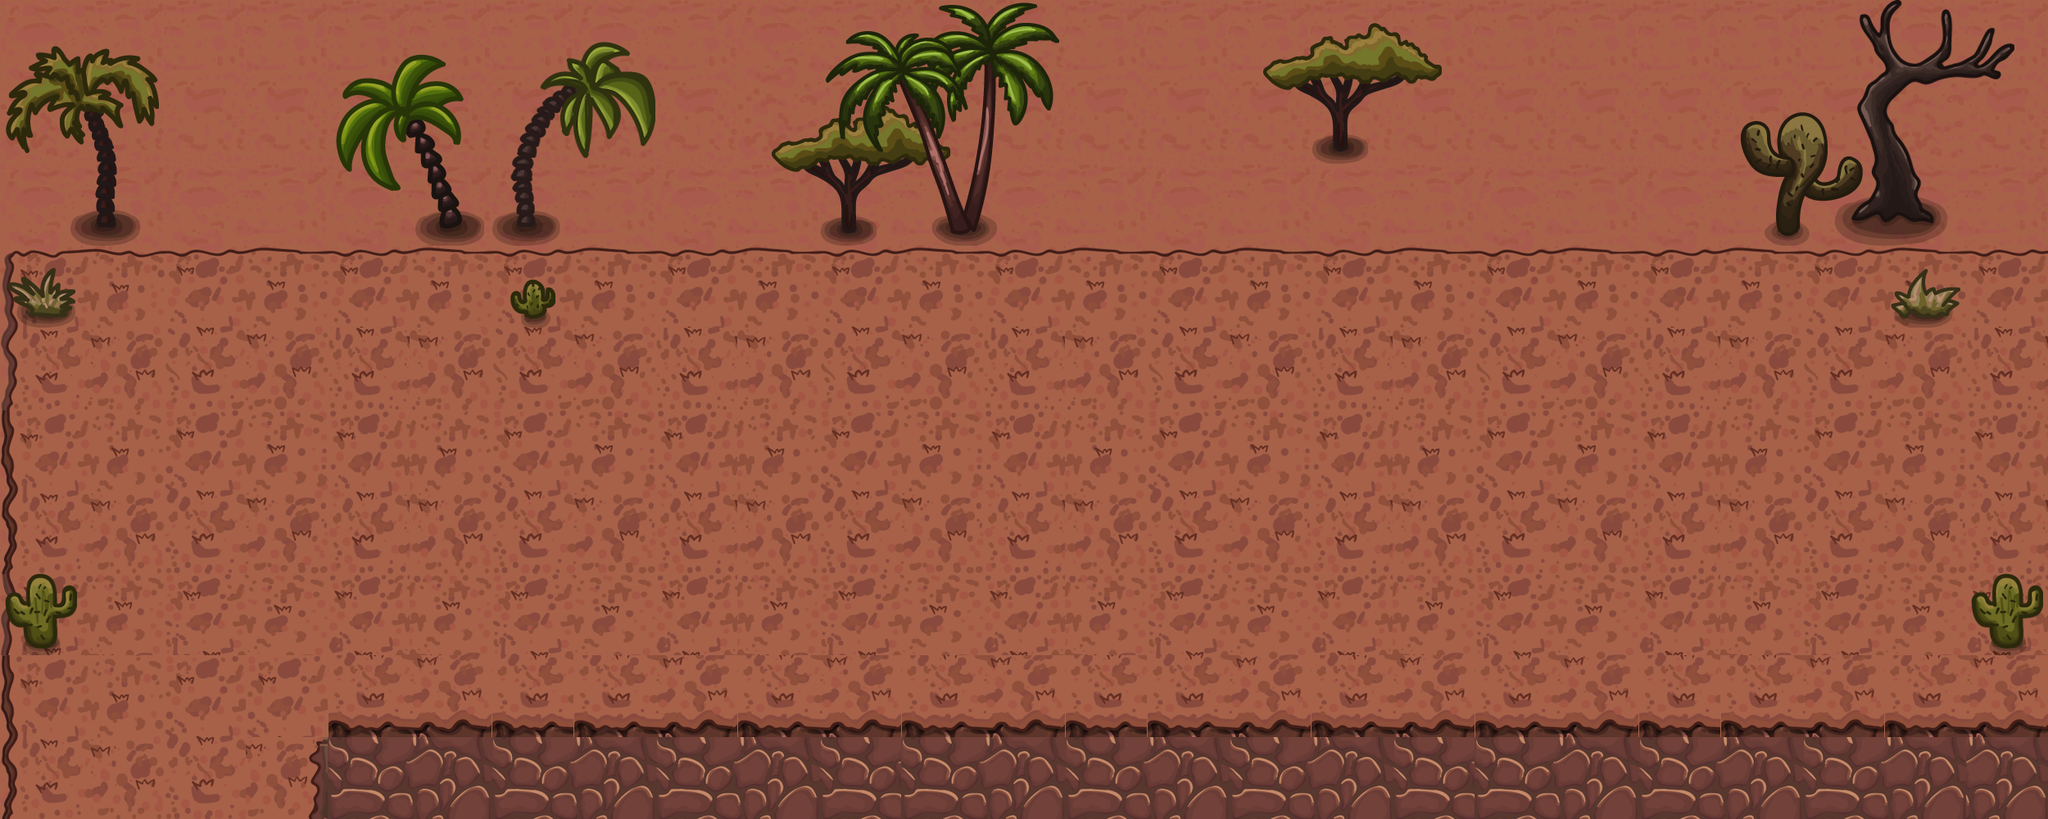

Tiled map render using the project's own tile images. Description and the whole map definition, tile-layer contents included, below:
An orthogonal 25x10 tile map with 100x100 px tiles, 4 tile layers (Слой тайлов 1, Слой тайлов 2, Слой тайлов 3, Слой тайлов 4), 3 tilesets.

<map version="1.10" tiledversion="1.10.2" class="Вход в пустыню" orientation="orthogonal" renderorder="right-down" width="25" height="10" tilewidth="100" tileheight="100" infinite="0" nextlayerid="5" nextobjectid="1">
 <tileset firstgid="1" source="bg.tsx" />
 <tileset firstgid="5" source="Untitled.tsx" />
 <tileset firstgid="105" source="Untitled2.tsx" />
 <layer id="1" name="Слой тайлов 1" width="25" height="10">
  <data encoding="csv">
1,2,2,2,2,2,2,1,2,1,2,4,4,2,2,2,2,2,2,2,2,2,2,1,2,
3,4,4,4,4,4,4,3,4,3,4,3,4,4,4,4,4,4,4,4,4,4,4,3,4,
1,2,1,2,1,2,1,2,1,2,1,2,1,2,1,2,1,2,1,2,1,2,1,1,2,
3,4,3,4,3,4,3,4,3,4,3,4,3,4,3,4,3,4,3,4,3,4,3,3,4,
1,2,1,2,1,2,1,2,1,2,1,2,1,2,1,2,1,2,1,2,1,2,2,1,2,
3,4,1,4,3,4,3,4,3,4,3,4,3,4,3,4,3,4,3,4,3,4,4,3,4,
1,2,1,2,1,2,1,2,1,2,1,2,1,2,1,2,1,2,1,2,1,2,1,1,2,
3,4,3,4,3,4,3,4,3,4,3,4,3,4,3,4,3,4,3,4,3,4,3,3,4,
1,2,1,2,1,2,1,2,1,2,1,2,1,2,1,2,1,2,1,2,1,2,2,1,2,
3,4,3,4,3,4,3,4,3,4,3,4,3,4,3,4,3,4,3,4,3,4,4,3,4
</data>
 </layer>
 <layer id="2" name="Слой тайлов 2" width="25" height="10">
  <data encoding="csv">
0,0,0,0,0,0,0,0,0,0,0,0,0,0,0,0,0,0,0,0,0,0,0,0,0,
0,0,0,0,0,0,0,0,0,0,0,0,0,0,0,0,0,0,0,0,0,0,0,0,0,
0,0,0,0,0,0,0,0,0,0,0,0,0,0,0,0,0,0,0,0,0,0,0,0,0,
25,26,27,28,27,28,27,28,27,28,27,28,27,28,27,28,27,28,27,28,27,28,27,28,27,
35,36,37,38,39,36,37,38,39,36,37,38,39,36,37,38,39,36,37,38,39,36,37,38,39,
45,46,47,48,49,46,47,48,49,46,47,48,49,46,47,48,49,46,47,48,49,46,47,48,49,
55,56,57,58,59,56,57,58,59,56,57,58,59,56,57,58,59,56,57,58,59,56,57,58,59,
65,66,67,68,69,66,67,68,69,66,67,68,69,66,67,68,69,66,67,68,69,66,67,68,69,
45,46,47,47,19,20,19,19,20,19,20,19,20,19,19,20,19,20,19,20,19,19,20,19,20,
55,56,57,22,91,92,91,92,91,92,91,91,92,91,92,91,92,91,91,92,91,92,91,92,92
</data>
 </layer>
 <layer id="3" name="Слой тайлов 3" width="25" height="10">
  <data encoding="csv">
138,139,0,0,140,141,142,143,0,0,0,0,0,0,0,255,256,257,0,0,0,0,271,272,273,
148,149,0,0,150,151,152,153,0,255,256,257,0,0,0,265,266,267,0,0,0,0,281,282,283,
158,159,0,0,160,161,162,163,0,265,266,267,0,0,0,0,0,0,0,0,0,0,291,292,293,
108,0,0,0,0,0,126,0,0,0,0,0,0,0,0,0,0,0,0,0,0,0,0,109,0,
0,0,0,0,0,0,0,0,0,0,0,0,0,0,0,0,0,0,0,0,0,0,0,0,0,
0,0,0,0,0,0,0,0,0,0,0,0,0,0,0,0,0,0,0,0,0,0,0,0,0,
0,0,0,0,0,0,0,0,0,0,0,0,0,0,0,0,0,0,0,0,0,0,0,0,0,
127,0,0,0,0,0,0,0,0,0,0,0,0,0,0,0,0,0,0,0,0,0,0,0,127,
0,0,0,0,0,0,0,0,0,0,0,0,0,0,0,0,0,0,0,0,0,0,0,0,0,
0,0,0,0,0,0,0,0,0,0,0,0,0,0,0,0,0,0,0,0,0,0,0,0,0
</data>
 </layer>
 <layer id="4" name="Слой тайлов 4" width="25" height="10">
  <data encoding="csv">
0,0,0,0,0,0,0,0,0,0,135,136,137,0,0,0,0,0,0,0,0,0,0,0,0,
0,0,0,0,0,0,0,0,0,0,145,146,147,0,0,0,0,0,0,0,0,119,120,0,0,
0,0,0,0,0,0,0,0,0,0,155,156,157,0,0,0,0,0,0,0,0,129,130,0,0,
0,0,0,0,0,0,0,0,0,0,0,0,0,0,0,0,0,0,0,0,0,0,0,0,0,
0,0,0,0,0,0,0,0,0,0,0,0,0,0,0,0,0,0,0,0,0,0,0,0,0,
0,0,0,0,0,0,0,0,0,0,0,0,0,0,0,0,0,0,0,0,0,0,0,0,0,
0,0,0,0,0,0,0,0,0,0,0,0,0,0,0,0,0,0,0,0,0,0,0,0,0,
0,0,0,0,0,0,0,0,0,0,0,0,0,0,0,0,0,0,0,0,0,0,0,0,0,
0,0,0,0,0,0,0,0,0,0,0,0,0,0,0,0,0,0,0,0,0,0,0,0,0,
0,0,0,0,0,0,0,0,0,0,0,0,0,0,0,0,0,0,0,0,0,0,0,0,0
</data>
 </layer>
</map>
